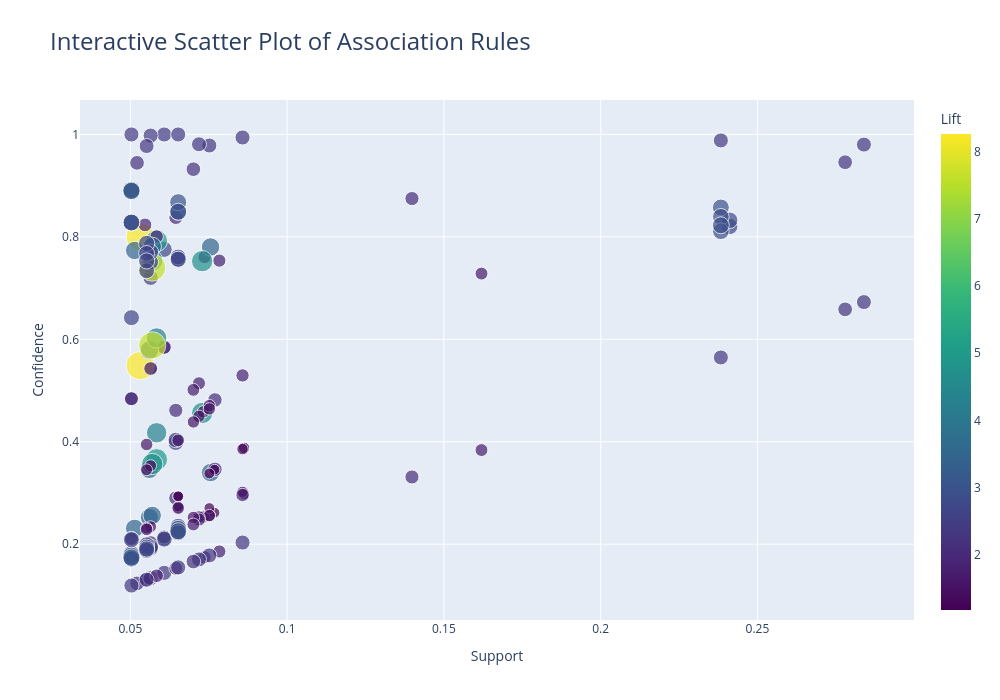

Notebook cell for this chart:
### Markdown cell above
### Creating an interactive scatter plot using Plotly Express to show All the Possible Information of the Association rules
### like showing the Antecedents and Consequents names and the support and the confidence and lift values of them and all that will be shown
### when you just put the mouse on any point of the points

### Code cell
# Importing Plotly Express for interactive plotting
import plotly.express as px

# Creating a copy of the rules DataFrame to avoid modifying the original
rules_plot = rules.copy()
# Converting the 'antecedents' from frozenset to a comma-separated string for display
rules_plot['antecedents'] = rules_plot['antecedents'].apply(lambda x: ', '.join(list(x)))
# Converting the 'consequents' from frozenset to a comma-separated string for display
rules_plot['consequents'] = rules_plot['consequents'].apply(lambda x: ', '.join(list(x)))

# Creating an interactive scatter plot using Plotly Express
fig = px.scatter(
    rules_plot,    # DataFrame containing the association rules
    x='support',   # x-axis represents the support of the rule
    y='confidence',   # y-axis represents the confidence of the rule
    size='lift',   # Bubble size reflects the lift value
    color='lift',   # Color intensity also reflects the lift value
    hover_data={    # Data to be displayed when hovering over a point
        'antecedents': True,
        'consequents': True,
        'support': True,
        'confidence': True,
        'lift': True
    },
    title='Interactive Scatter Plot of Association Rules',  # Title of the plot
    labels={   # Labels for axes and hover info
        'support': 'Support',
        'confidence': 'Confidence',
        'lift': 'Lift',
        'antecedents': 'Antecedents',
        'consequents': 'Consequents'
    },
    color_continuous_scale='Viridis'  # Color palette for lift values
)

# Update layout: Set width, height, and title font size
fig.update_layout(
    width=1000,   
    height=700,   
    title_font_size=24
)

# Display the interactive plot
fig.show()

### Figure 1 — Plotly figure (JSON) as saved in the notebook; plotly's stock layout.template omitted (floating-point values rounded to 4 significant figures; data arrays with more than 128 entries replaced by an {"elided": "..."} marker saying what was removed)
{"data": [{"customdata": {"elided": "166x3 mixed values"}, "hovertemplate": "Support=%{x}<br>Confidence=%{y}<br>Lift=%{marker.color}<br>Antecedents=%{customdata[0]}<br>Consequents=%{customdata[1]}<extra></extra>", "legendgroup": "", "marker": {"color": {"elided": "166 float values"}, "coloraxis": "coloraxis", "size": {"elided": "166 float values"}, "sizemode": "area", "sizeref": 0.02066, "symbol": "circle"}, "mode": "markers", "name": "", "orientation": "v", "showlegend": false, "type": "scatter", "x": {"elided": "166 float values"}, "xaxis": "x", "y": {"elided": "166 float values"}, "yaxis": "y"}], "layout": {"coloraxis": {"colorbar": {"title": {"text": "Lift"}}, "colorscale": [[0, "#440154"], [0.1111, "#482878"], [0.2222, "#3e4989"], [0.3333, "#31688e"], [0.4444, "#26828e"], [0.5556, "#1f9e89"], [0.6667, "#35b779"], [0.7778, "#6ece58"], [0.8889, "#b5de2b"], [1, "#fde725"]]}, "height": 700, "legend": {"itemsizing": "constant", "tracegroupgap": 0}, "title": {"font": {"size": 24}, "text": "Interactive Scatter Plot of Association Rules"}, "width": 1000, "xaxis": {"anchor": "y", "domain": [0, 1], "title": {"text": "Support"}}, "yaxis": {"anchor": "x", "domain": [0, 1], "title": {"text": "Confidence"}}}}
